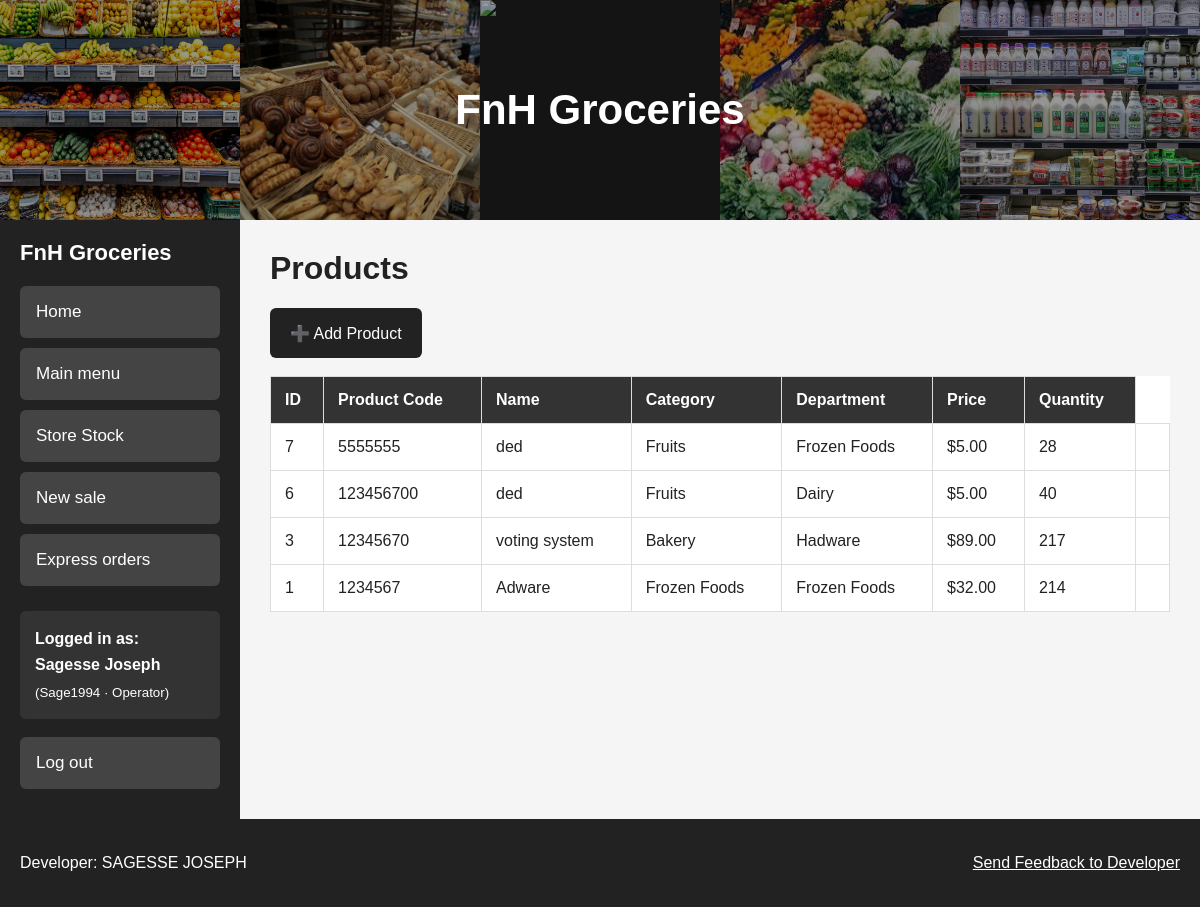
Page /products/index.php (signed in) on the committed database.
### tables this page shows
CREATE TABLE `products` (
  `id` int(11) NOT NULL,
  `product_code` varchar(50) DEFAULT NULL,
  `name` varchar(150) NOT NULL,
  `category_id` int(11) DEFAULT NULL,
  `department_id` int(11) DEFAULT NULL,
  `price` decimal(10,2) NOT NULL DEFAULT 0.00,
  `quantity` int(11) NOT NULL DEFAULT 0
);

CREATE TABLE `categories` (
  `id` int(11) NOT NULL,
  `name` varchar(100) NOT NULL,
  `description` varchar(255) DEFAULT NULL
);

CREATE TABLE `departments` (
  `id` int(11) NOT NULL,
  `name` varchar(100) NOT NULL
);

### includes/database.php (called while the page is built)
<?php
function db(): PDO
{
    static $pdo = null;
    if ($pdo === null) {
        $dsn = 'mysql:host=' . DB_HOST . ';dbname=' . DB_NAME . ';charset=utf8mb4';
        $pdo = new PDO($dsn, DB_USER, DB_PASS, array(
            PDO::ATTR_ERRMODE            => PDO::ERRMODE_EXCEPTION,
            PDO::ATTR_DEFAULT_FETCH_MODE => PDO::FETCH_ASSOC,
            PDO::ATTR_EMULATE_PREPARES   => false,
        ));
    }
    return $pdo;
}
?>

### includes/products-functions.php (called while the page is built, shortened)
<?php
function list_products(): array
{
    $sql = "SELECT
                p.id,
                p.product_code,
                p.name,
                p.price,
                p.quantity,
                c.name AS category_name,
                d.name AS department_name
            FROM
                products p
            LEFT JOIN
                categories c ON p.category_id = c.id
            LEFT JOIN
                departments d ON p.department_id = d.id
            ORDER BY
                p.id DESC";
    $stmt = db()->prepare($sql);
    $stmt->execute();
    return $stmt->fetchAll();
}

### products/index.php (the view, shortened to what this page needs)
<?php
$products = list_products();
require __DIR__ . '/../includes/header.php';
?>
<h1>Products</h1>
<div class="form-actions">
    <a
        href="add.php"
        class="button button-primary">
        ➕ Add Product
    </a>
</div>
<br>
<div class="table-container">
    <table>
        <thead>
            <tr>
                <th>ID</th>
                <th>Product Code</th>
                <th>Name</th>
                <th>Category</th>
                <th>Department</th>
                <th>Price</th>
                <th>Quantity</th>
            </tr>
        </thead>
        <tbody>
            <?php foreach ($products as $product): ?>
                <tr>
                    <td>
                        <?= $product["id"] ?>
                    </td>
                    <td>
                        <?= $product["product_code"] ?>
                    </td>
                    <td>
                        <?= $product["name"] ?>
                    </td>
                    <td>
                        <?= $product["category_name"] ?? "None" ?>
                    </td>
                    <td>
                        <?= $product["department_name"] ?? "None" ?>
                    </td>
                    <td>
                        $<?= number_format($product["price"], 2) ?>
                    </td>
                    <td>
                        <?= $product["quantity"] ?>
                    </td>
                    <td>
                    </td>
                </tr>
            <?php endforeach; ?>
        </tbody>
    </table>
</div>
<?php require __DIR__ . '/../includes/footer.php'; ?>

### assets/css/style.css (style rules this page uses)
* { box-sizing: border-box; }
html { font-size: 16px; }
body { margin: 0; font-family: Arial, Helvetica, sans-serif; background: #f5f5f5; color: #222; }
.main-content h1 { margin-top: 0; }
button, .button { min-height: 50px; padding: 12px 20px; border: none; border-radius: 6px; font-size: 16px; cursor: pointer; text-decoration: none; display: inline-flex; align-items: center; justify-content: center; }
.button-primary { background: #222; color: white; }
.form-actions { display: flex; gap: 10px; flex-wrap: wrap; margin-top: 20px; }
.table-container { overflow-x: auto; }
table { width: 100%; border-collapse: collapse; background: white; }
th, td { padding: 14px; border: 1px solid #ddd; text-align: left; }
th { background: #333; color: white; }

### rows in the picture
products: id "7", product_code "5555555", name "ded", category.name "Fruits", department.name "Frozen Foods", price "5.00", quantity "28"
products: id "6", product_code "123456700", name "ded", category.name "Fruits", department.name "Dairy", price "5.00", quantity "40"
products: id "3", product_code "12345670", name "voting system", category.name "Bakery", department.name "Hadware", price "89.00", quantity "217"
products: id "1", product_code "1234567", name "Adware", category.name "Frozen Foods", department.name "Frozen Foods", price "32.00", quantity "214"

### other values in the picture
SITE_TITLE "FnH Groceries"
$item['label'] "Home"
$item['label'] "Main menu"
$item['label'] "Store Stock"
$item['label'] "New sale"
$item['label'] "Express orders"
$user['full_name'] "Sagesse Joseph"
$user['username'] "Sage1994"
$user['role'] "Operator"
